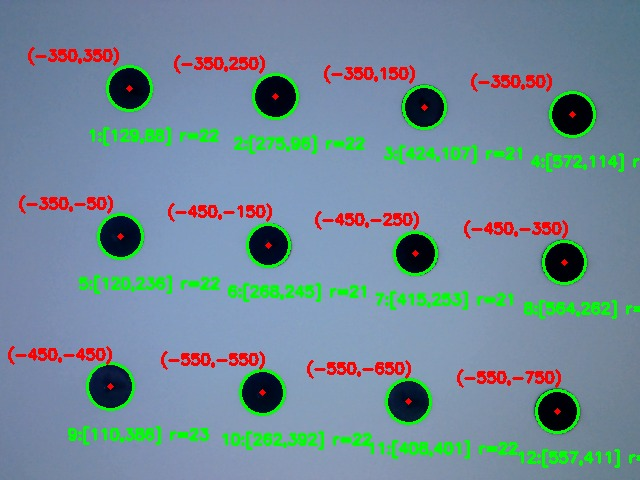
#> input picture image.jpg, 640 x 480 px
$ python warper.py
#> lines starting #> are read from the running program, lines starting #| are printed output that depends on the picture
import cv2
import numpy as np

def order_points(pts):
	# initialzie a list of coordinates that will be ordered
	# such that the first entry in the list is the top-left,
	# the second entry is the top-right, the third is the
	# bottom-right, and the fourth is the bottom-left
	rect = np.zeros((4, 2), dtype = "float32")
	# the top-left point will have the smallest sum, whereas
	# the bottom-right point will have the largest sum
	s = pts.sum(axis = 1)
	rect[0] = pts[np.argmin(s)]
	rect[2] = pts[np.argmax(s)]
	# now, compute the difference between the points, the
	# top-right point will have the smallest difference,
	# whereas the bottom-left will have the largest difference
	diff = np.diff(pts, axis = 1)
	rect[1] = pts[np.argmin(diff)]
	rect[3] = pts[np.argmax(diff)]
	# return the ordered coordinates
	return rect

def four_point_transform(image, pts):
	# obtain a consistent order of the points and unpack them
	# individually
	rect = order_points(pts)
	(tl, tr, br, bl) = rect
	# compute the width of the new image, which will be the
	# maximum distance between bottom-right and bottom-left
	# x-coordiates or the top-right and top-left x-coordinates
	widthA = np.sqrt(((br[0] - bl[0]) ** 2) + ((br[1] - bl[1]) ** 2))
	widthB = np.sqrt(((tr[0] - tl[0]) ** 2) + ((tr[1] - tl[1]) ** 2))
	maxWidth = max(int(widthA), int(widthB))
	# compute the height of the new image, which will be the
	# maximum distance between the top-right and bottom-right
	# y-coordinates or the top-left and bottom-left y-coordinates
	heightA = np.sqrt(((tr[0] - br[0]) ** 2) + ((tr[1] - br[1]) ** 2))
	heightB = np.sqrt(((tl[0] - bl[0]) ** 2) + ((tl[1] - bl[1]) ** 2))
	maxHeight = max(int(heightA), int(heightB))
	# now that we have the dimensions of the new image, construct
	# the set of destination points to obtain a "birds eye view",
	# (i.e. top-down view) of the image, again specifying points
	# in the top-left, top-right, bottom-right, and bottom-left
	# order
	dst = np.array([
		[0, 0],
		[maxWidth - 1, 0],
		[maxWidth - 1, maxHeight - 1],
		[0, maxHeight - 1]], dtype = "float32")
	# compute the perspective transform matrix and then apply it
	M = cv2.getPerspectiveTransform(rect, dst)
	warped = cv2.warpPerspective(image, M, (maxWidth, maxHeight))
	# return the warped image
	return warped


image = cv2.imread('image.jpg')
#> image is the input picture: shape (480, 640, 3); mean B, G, R 151.3, 138.7, 114.1
pts = ([129,88],[572,114],[110,388],[557,411]) #Pts 1, 4, 9, 12
pts = np.int0(pts)
warpd = four_point_transform(image, pts)
#> in four_point_transform, `warped = cv2.warpPerspective(image, M, (maxWidth, maxHeight))`:
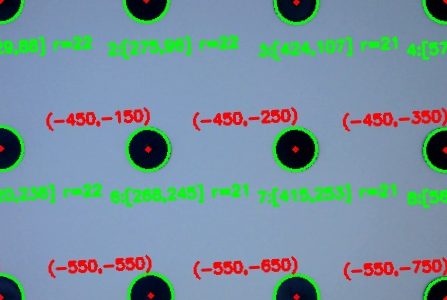
#> warped: shape (300, 447, 3); mean B, G, R 156.9, 145.8, 118.2


cv2.imshow('Original', image)
cv2.imshow('Warped', warpd)
cv2.waitKey(0)
cv2.destroyAllWindows()
cv2.waitKey(1)

$ run again, with Calibration_12_04_2023 - Coordinate.jpg copied over image.jpg
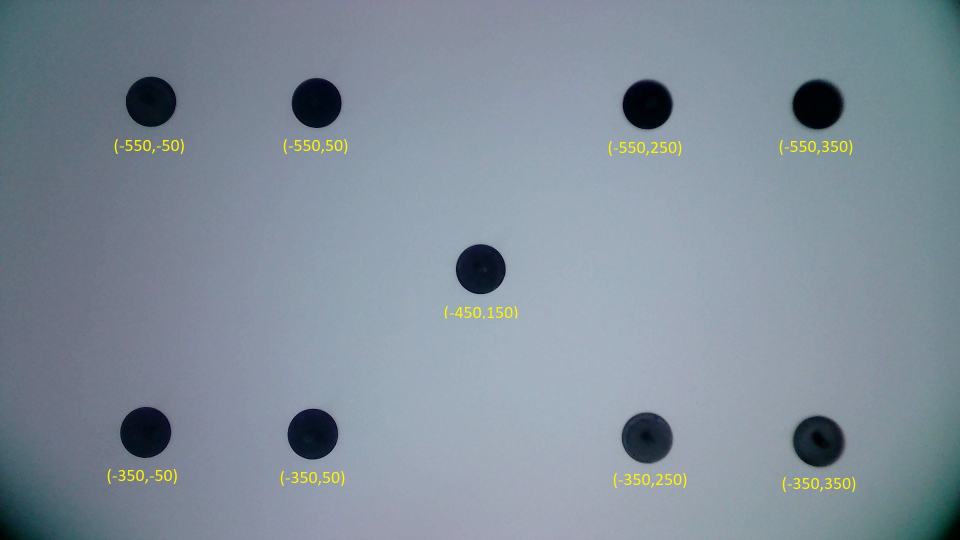
#> input picture Calibration_12_04_2023 - Coordinate.jpg, 1920 x 1080 px (shown at 1/2 size)
#> image is the input picture: shape (1080, 1920, 3); mean B, G, R 153.9, 141.7, 128.9
#> in four_point_transform, `warped = cv2.warpPerspective(image, M, (maxWidth, maxHeight))`:
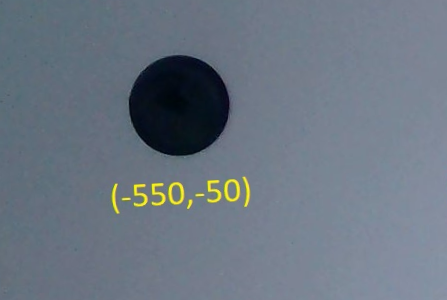
#> warped: shape (300, 447, 3); mean B, G, R 129.7, 117.3, 106.7
